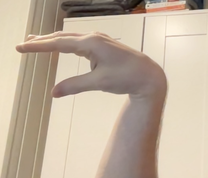
#> input picture hand.png, 208 x 178 px, shrunk from 864 x 738 before the run, found by its file name
$ jupyter execute --allow-errors SIFT_testing.ipynb   (shell and % lines are left out)
#> lines starting #> are read from the running program, lines starting #| are printed output that depends on the picture; after the words box and inside, x2 and y2 are one past the last pixel; in counts of white or black regions, pixels touching at a corner belong together
#> further down, I is the input picture: PIL image 208x178 RGBA; mean R, G, B, A 193.1, 176.8, 158, 255
### imageProcessing.py
import matplotlib.pyplot as plt
import numpy as np
from scipy.signal import convolve2d
import cv2

# [31 lines left out: functions remove_close_points, im2double, not called in this run]

def rgb_to_gray(I):
    """
    Converts a HxWx3 RGB image to a HxW grayscale image by averaging.
    """
    R = I[:,:,0]
    G = I[:,:,1]
    B = I[:,:,2]
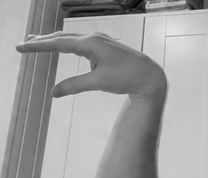
#> B: shape (178, 208); min 1, max 232, mean 158
    return (R + G + B)/3.0
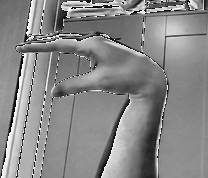
#> returned value: shape (178, 208) float64; min 0, max 85, mean 45.4; drawn with min black and max white

# [38 lines left out: functions derivative_of_gaussian, harrisResponse, not called in this run]

def gaussian(I, sigma):
    """
    Applies a 2-D Gaussian blur with standard deviation sigma to
    a grayscale image I.
    """
    h = int(np.ceil(3*sigma))
    x = np.linspace(-h, +h, 2*h + 1)
    g = np.exp(-x**2/(2*sigma**2))/np.sqrt(2*np.pi*sigma**2)
    Ig = np.zeros_like(I)
    for row in range(I.shape[0]): Ig[row,:] = np.convolve(I[row,:], g, mode='same')
    for col in range(I.shape[1]): Ig[:,col] = np.convolve(Ig[:,col], g, mode='same')
    return Ig

# [9 lines left out: function extract_edges, not called in this run]

def extract_local_maxima(H, threshold, max_number=True):
    """
    Returns the row and column of cells whose value is strictly greater than its
    8 immediate neighbors, and greater than or equal to a threshold. The threshold
    is specified as a fraction of the maximum array value.

    Note: This returns (row,column) coordinates.
    """
    assert(len(H.shape) == 2) # Must be gray-scale array
    assert(threshold >= 0 and threshold <= 1) # Threshold is specified as fraction of maximum array value
    absolute_threshold = threshold*H.max()
    maxima = []
    for row in range(1, H.shape[0]-1):
        if len(maxima) > 300 and max_number:
            break

        for col in range(1, H.shape[1]-1):
            window = H[row-1:row+2, col-1:col+2]
            center = window[1,1]
            window[1,1] = 0.0
            if center > window.max() and center >= absolute_threshold:
                maxima.append((row,col))
            window[1,1] = center
    maxima = np.array(maxima)
    return maxima[:,0], maxima[:,1]

# [66 lines left out: functions draw_line, compute_filter_constants, derivative_of_gaussian_opt, derivative_of_gaussian_x, derivative_of_gaussian_y, not called in this run]

def derivative_of_gaussian_xy(Ix, Iy):
    return np.sqrt(Ix**2 + Iy**2)

# [20 lines left out: function harrisResponse_opt, not called in this run]

### notebooks/SIFT_testing.ipynb
[cell 1]
from PIL import Image
import numpy as np
from imageProcessing import *

# SIFT

Space Invariant Feature Transform

Method of detecting features that is invariant to scaling and rotations. Usefull for finding same feature across images.

As we want to recognize the hand, we utilize an image of our hand in the "end effector" gesture.

[cell 2]
path = "./hand.png"
I = Image.open(path)
I = np.array(I)
I_hand = I
I_gray = np.uint8(rgb_to_gray(I))

fig = plt.figure(figsize=(10, 7))
fig.add_subplot(1,2,1)
plt.imshow(I)
fig.add_subplot(1,2,2)
plt.imshow(I_gray, cmap="gray", vmin=0, vmax=255)

## Step 1 - Detecting points of interest

We use the difference of Gaussians (DoG) in to find points that seem stable and recognizable.

This is simply done by applying gaussian filter of different scales to the image and subtracting them pairwise.

[cell 3]
I = I_gray

I_gauss_1 = gaussian(I, 0.5)
#> after the loop in gaussian, `for col in range(I.shape[1]): Ig[:,col] = np.convolve(Ig[:,col], g, mo..`: Ig: shape (178, 208); min 2, max 85, mean 45.1
I_gauss_3 = gaussian(I, 1)
I_gauss_7 = gaussian(I, 7)
I_gauss_10 = gaussian(I, 10)
#> call 4 of gaussian, with sigma = 10
#> after the loop in gaussian (call 4), `for col in range(I.shape[1]): Ig[:,col] = np.convolve(Ig[:,col], g, mo..`:
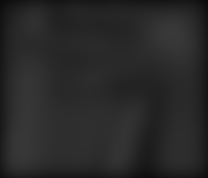
#> Ig: shape (178, 208); min 9, max 57, mean 40.2

I_gauss_13 = gaussian(I, 13)
I_gauss_15 = gaussian(I, 15)
I_gauss_17 = gaussian(I, 17)
I_gauss_20 = gaussian(I, 20)


fig = plt.figure(figsize=(20,10))
fig.add_subplot(4,2,1)
plt.imshow(I_gauss_1)
fig.add_subplot(4,2,2)
plt.imshow(I_gauss_3)
fig.add_subplot(4,2,3)
plt.imshow(I_gauss_7)
fig.add_subplot(4,2,4)
plt.imshow(I_gauss_10)

fig.add_subplot(4,2,5)
plt.imshow(I_gauss_13)
fig.add_subplot(4,2,6)
plt.imshow(I_gauss_15)
fig.add_subplot(4,2,7)
plt.imshow(I_gauss_17)
fig.add_subplot(4,2,8)
plt.imshow(I_gauss_20)

### DoG Images

[cell 4]
IG31 = I_gauss_3 - I_gauss_1
IG107 = I_gauss_10 - I_gauss_7

IG1513 = I_gauss_15 - I_gauss_13
IG2017 = I_gauss_20 - I_gauss_17
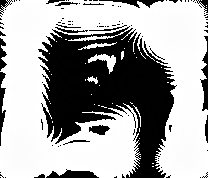
#> IG2017: shape (178, 208); min 0, max 255, mean 163.2

fig = plt.figure()
fig.add_subplot(2,2,1)
plt.imshow(IG31)
fig.add_subplot(2,2,2)
plt.imshow(IG107)
fig.add_subplot(2,2,3)
plt.imshow(IG1513)
fig.add_subplot(2,2,4)
plt.imshow(IG2017)

## Retrieving points of interest from DoG

[cell 5]
IP1_y, IP1_x = extract_local_maxima(IG31, 0.6, max_number=False)
#> in extract_local_maxima, `absolute_threshold = threshold*H.max()`: absolute_threshold = 153
#> after the loop in extract_local_maxima, `for row in range(1, H.shape[0]-1):`: maxima = 503 pairs, first value 1 to 176, second value 1 to 206
#> IP1_y = 503 values from 1 to 176; IP1_x = 503 values, max 206 at index 128, min 1 at index 469, mean 84.19
IP2_y, IP2_x = extract_local_maxima(IG107, 0.6, max_number=False)
#> IP2_y = 86 values from 6 to 170; IP2_x = 86 values, max 200 at index 74, min 6 at index 34, mean 114.8
IP3_y, IP3_x = extract_local_maxima(IG1513, 0.6, max_number=False)
#> IP3_y = 117 values from 1 to 176; IP3_x = 117 values, max 206 at index 22, min 2 at index 88, mean 98.58
IP4_y, IP4_x = extract_local_maxima(IG2017, 0.6, max_number=False)
#> IP4_y = 111 values from 5 to 170; IP4_x = 111 values, max 206 at index 1, min 11 at index 7, mean 112.8

### Plotting all interest points

[cell 6]
plt.imshow(I_hand)
plt.scatter(IP1_x, IP1_y, s=1)
plt.scatter(IP2_x, IP2_y, s=1)
plt.scatter(IP3_x, IP3_y, s=1)
plt.scatter(IP4_x, IP4_y, s=1)
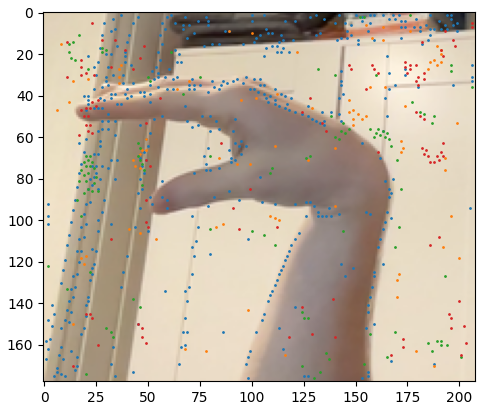
#> figure drawn by matplotlib, 1 panel

### Plotting only intersecting interest points

[cell 7]
set_1 = set(zip(IP1_x, IP1_y))
#> set_1 = 503 items
set_2 = set(zip(IP2_x, IP2_y))
#> set_2 = 86 items
set_3 = set(zip(IP3_x, IP3_y))
#> set_3 = 117 items
set_4 = set(zip(IP4_x, IP4_y))
#> set_4 = 111 items

common = set_1 & set_2 & set_3 & set_4
#> common = 0 items
print(common)
#| set()
#> (the rest of this cell did not finish here and is left out)

# OpenCV SIFT Implementation

[cell 8]
import numpy as np
import cv2 as cv
img = cv.imread('./img/IMG_3339.JPG')
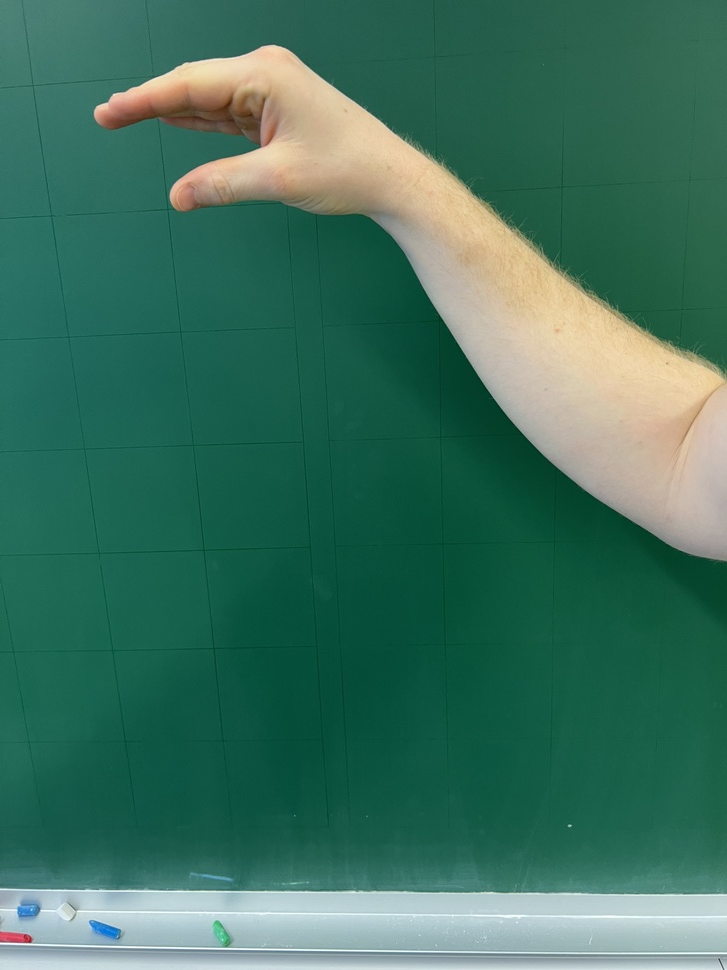
#> input picture img/IMG_3339.JPG, 727 x 970 px, shrunk from 3024 x 4032 before the run, found by its file name
#> img is the input picture: shape (970, 727, 3); mean B, G, R 95, 113.6, 61.5
gray= cv.cvtColor(img,cv.COLOR_BGR2GRAY)
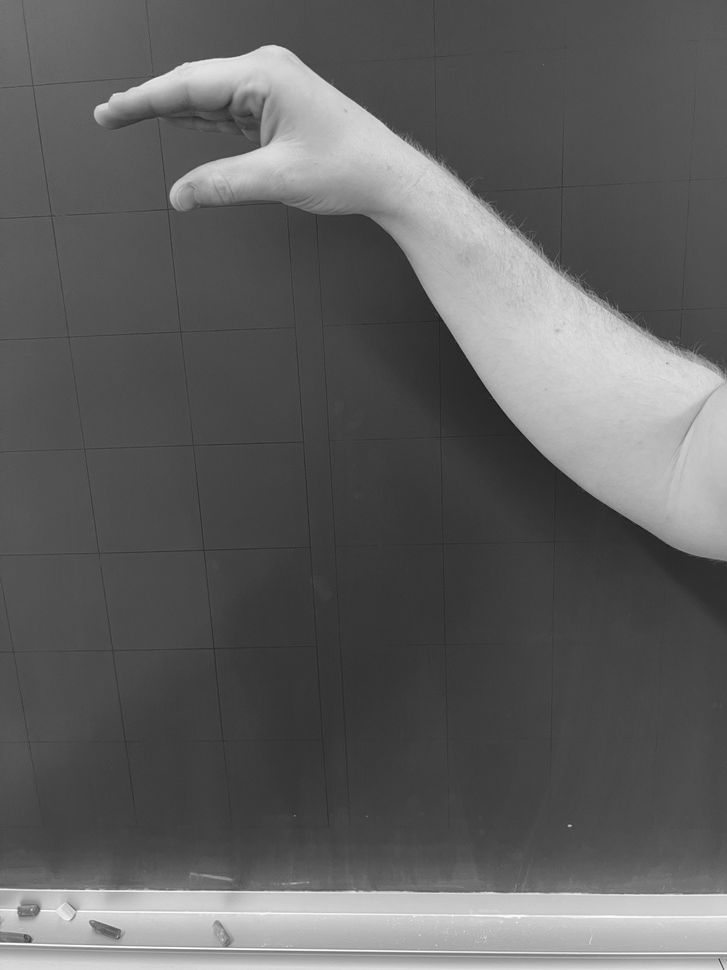
#> gray: shape (970, 727); min 26, max 254, mean 95.9
sift = cv.SIFT_create()
orb = cv.ORB.create()
kp = sift.detect(gray,None)
#> kp = 149 keypoints; strongest (x, y, size): (570, 826, 2), (557, 355, 112.9), (327, 140, 88), (237, 123, 39.3)
img=cv.drawKeypoints(gray,kp,img, color=(0,255,0), flags=cv.DRAW_MATCHES_FLAGS_DRAW_RICH_KEYPOINTS)
plt.imshow(img), plt.show()

[cell 9]
import numpy as np
import cv2 as cv
from matplotlib import pyplot as plt
img = cv.imread('./img/IMG_3339.JPG', cv.IMREAD_GRAYSCALE)
#> img: shape (970, 727); min 26, max 255, mean 95.9
thresh = 127
img = cv.threshold(img, thresh, 255, cv.THRESH_BINARY)[1]
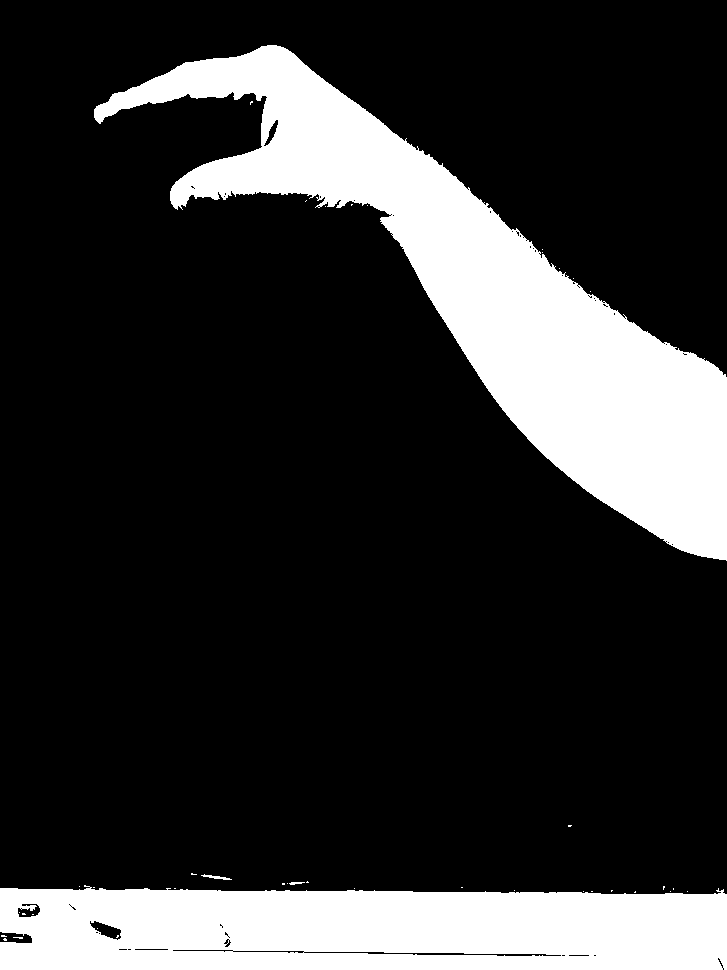
#> img: shape (970, 727); 20% white; 41 white regions (37 under 20 px), largest, box (x1, y1, x2, y2) and area: (94, 45, 727, 561) 85025, (0, 885, 727, 970) 55901, (201, 874, 232, 880) 71, (289, 882, 305, 885) 32
# Initiate ORB detector
orb = cv.ORB_create()
# find the keypoints with ORB
kp = orb.detect(img,None)
#> kp = 500 keypoints; strongest (x, y, size): (228, 196, 31), (178, 206, 31), (34, 907, 31), (562, 273, 31)
# compute the descriptors with ORB
kp, des = orb.compute(img, kp)
# draw only keypoints location,not size and orientation
img2 = cv.drawKeypoints(img, kp, None, color=(0,255,0), flags=cv.DRAW_MATCHES_FLAGS_DRAW_RICH_KEYPOINTS)
plt.imshow(img2), plt.show()

[cell 10]
import numpy as np
import cv2 as cv
import matplotlib.pyplot as plt
thresh = 127
original_img1 = cv.imread('./hand.png')
original_img2 = cv.imread('./img/IMG_3339.JPG')
img1 = cv.imread('./hand.png',cv.IMREAD_GRAYSCALE)
#> img1: shape (178, 208); min 8, max 249, mean 179
img1 = cv.threshold(img1, thresh, 255, cv.THRESH_BINARY)[1]         # queryImage
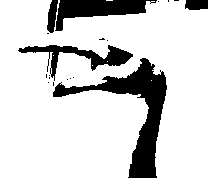
#> img1: shape (178, 208); 82.4% white; 19 black regions (14 under 20 px), largest, box (x1, y1, x2, y2) and area: (53, 58, 167, 178) 3400, (55, 0, 157, 31) 1484, (18, 45, 133, 81) 1142, (47, 0, 58, 33) 235, (185, 0, 208, 10) 212
img2 = cv.imread('./img/IMG_3339.JPG',cv.IMREAD_GRAYSCALE) # trainImage
img2 = cv.threshold(img2, thresh, 255, cv.THRESH_BINARY)[1]
# Initiate ORB detector
orb = cv.ORB_create()
# find the keypoints and descriptors with ORB
kp1, des1 = orb.detectAndCompute(img1,None)
#> kp1 = 257 keypoints; strongest (x, y, size): (158, 73, 31), (144, 59, 44.6), (161, 72, 37.2), (128, 55, 53.6)
kp2, des2 = orb.detectAndCompute(img2,None)
#> kp2 has the same summary as kp

[cell 11]
# create BFMatcher object
bf = cv.BFMatcher(cv.NORM_HAMMING, crossCheck=True)
# Match descriptors.
matches = bf.match(des1,des2)
#> matches = 46 matches
# Sort them in the order of their distance.
matches = sorted(matches, key = lambda x:x.distance)
# Draw first 10 matches.
img3 = cv.drawMatches(original_img1,kp1,original_img2,kp2,matches[:10],None,flags=cv.DrawMatchesFlags_NOT_DRAW_SINGLE_POINTS)
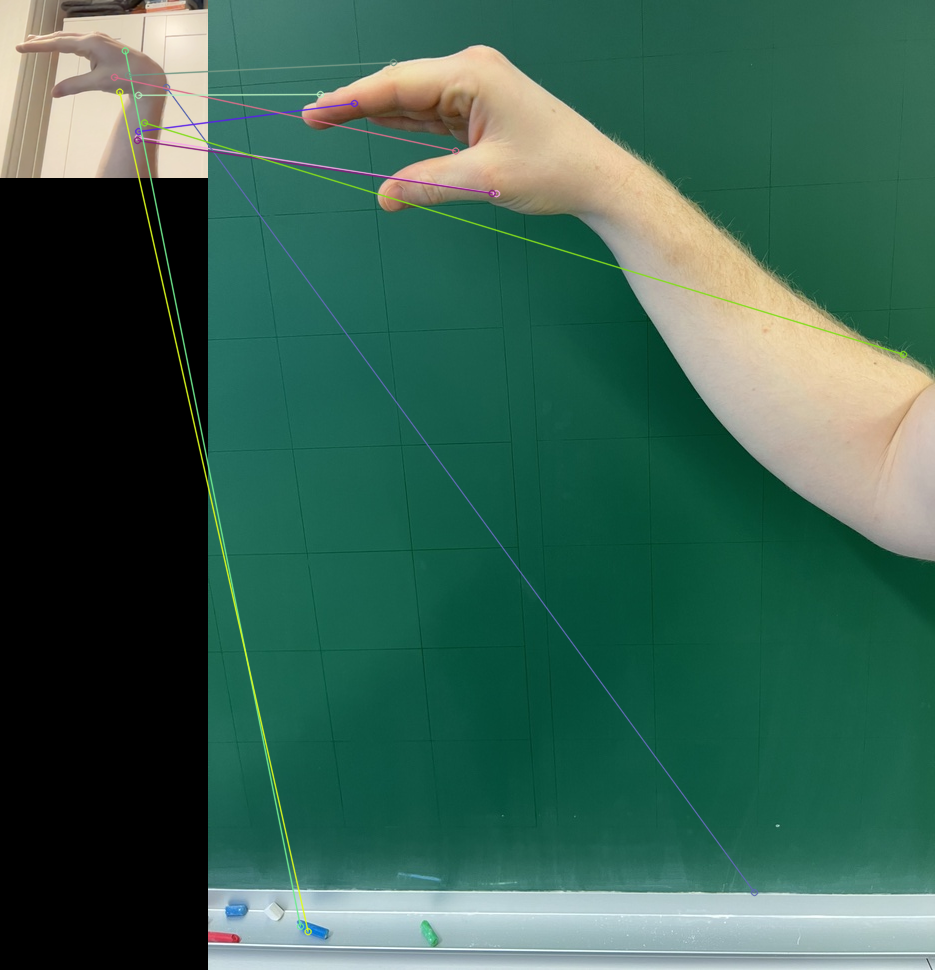
#> img3: shape (970, 935, 3); mean B, G, R 80.5, 96, 56.3
plt.imshow(img3),plt.show()
